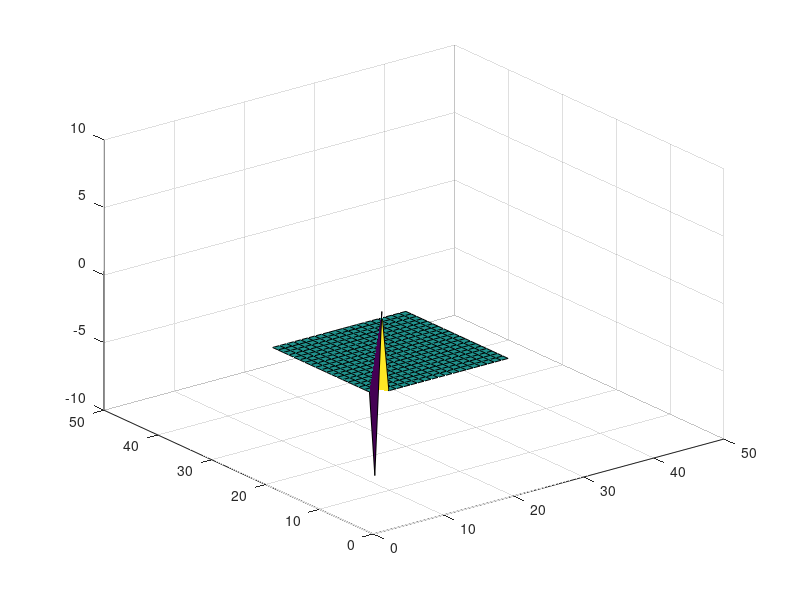

This figure's MATLAB source: (Note: this script raises an error after producing the figure.)




clear;
%clf;
clc;

% Constants
g = 9.81;
u0 = 0;
v0 = 0;
b = 0.1;
h0 = 5030;
damp=0.0;
force=5;
forcefreq=0.05;
k=2.5;
jloc=10;
% Define the x domain
ni = 20;
xmax = 10.0;
dx = xmax/(ni-1);
x = 0:dx:xmax;
dx=0.02;

% Define the y domain
nj = 20;

ymax = 10.0;
dy = ymax/(nj-1);
y = 0:dy:ymax;
dy=0.02

% Define the wavespeed
wavespeed = u0+sqrt(k);

% Define time-domain
dt = 10*(0.68*dx)/wavespeed;
tmax = 100;
%t = [0:dt:tdomain];
t = 1:dt:tmax;
nt=max(size(t));
courant = (wavespeed*dt)/dx;
c=0.04;
fpu=0.0;
nt=100000;
% Build empty u, v, b matrices
u = zeros(ni,nj,3);
v = zeros(ni,1);
tv = zeros(ni,1);
uh = zeros(ni,1);
vh = zeros(ni,1);

%u((ni+1)/2)=b;
ns=2+(ni/4);
nf=ni-(ni/4)-1;
%u(ni/2,nj/2,2)=5.0;
%u(1+ni/2,1+nj/2,2)=-5.0;
  for i = 2:ni-1
  for j = 2:nj-1
  % for i = ns:nf
%Y[m][prevT] = Y[m][curT] = 2.5*sech((double)(m - GRIDLENGTH/2)/5.)*
    %  Math.sin(m*10.*PI/(GRIDLENGTH-1));



        %u(i,2) = 5.0*2.5*sech((i-(ni/2))/5)*sin(i*10*pi/(ni-1));
       % u(i,j,2) = 2.5*sin((i)*1*pi/((ni)-1))*sin((j)*1*pi/((nj)-1));
       %u(i,2) = 2.5*sin((i-ns)*2*pi/((nf-ns)-1));
        u(i,j,1)=u(i,j,2);
  
end;
end;

u(ni,:,1)=0.0;
u(ni,:,2)=0.0;
u(ni,:,3)=0.0;
u(1,:,1)=0.0;
u(1,:,2)=0.0;
u(1,:,3)=0.0;
u(:,nj,1)=0.0;
u(:,nj,2)=0.0;
u(:,nj,3)=0.0;
u(:,1,1)=0.0;
u(:,1,2)=0.0;
u(:,1,3)=0.0; 



u(1,1,2)=-6;
u(1,2,2)=6;

h=surf(u(:,:,2));                  %Create initial surface return a handle for this graphic
axis([0 50 0 50 -10 10]);   %define axis and keep fixed 
hold on;                    %hold the graphics

%plot3d1(x,y,u(:,:,2),35,45,' ',ebox=[0 10 0 10 -6.0 6.0]);
u(1,1,2)=0;
u(1,2,2)=0;

%s=gce(); %the handle on the surface
%s.color_flag=1 ; %assign facet color according to Z value
%s.color_mode=-1;
%title("evolution of a 3d surface","fontsize",3)



drawnow;




%plot3d1(x,25,u(:,25),35,45,' ');
%plot2d(x,u(:,nj/2,1));




%drawnow();
% Employ Lax
%for n = 2:nt-1
    for n = 2:nt
   dt=0.1; 
   t=n*dt;

    ntt=2;
    %ntt=n;
 
 
  %Fermi, Pasta, Ulam Wave Equation
   for i = 2:ni-1
   for j = 2:nj-1 
       
   if  j>(nj/2) then
     c=0.005;
 else
     c=0.01;
 end   
            
  t1 = u(i+1,j,ntt) - u(i,j,ntt);
  t2 = u(i,j,ntt) - u(i-1,j,ntt);
  t3 = u(i,j+1,ntt) - u(i,j,ntt);
  t4 = u(i,j,ntt) - u(i,j-1,ntt);
   
    %u(i,j,ntt+1) = c*c*(dt/dx)*(dt/dx)*(u(i-1,j,ntt) - 4*u(i,j,ntt) + u(i,j-1,ntt)  + ...
    %  u(i+1,j,ntt) + u(i,j+1,ntt) +fpu*(t1*t1 - t2*t2+t3*t3-t4*t4)) - u(i,j,ntt-1) + 2*u(i,j,ntt) - ...
    %  damp*dt*(u(i,j,ntt) - u(i,j,ntt-1))+((i>(ni/2)-2) & (i<((ni/2)+2)) & (j>(nj/2)-2) & (j<((nj/2)+2)) )*force*(dt^2)*sin(forcefreq*n*pi);
  
  u(i,j,ntt+1) = c*c*(dt/dx)*(dt/dx)*(u(i-1,j,ntt) - 2*u(i,j,ntt)   + ...
      u(i+1,j,ntt)  +fpu*(t1*t1 - t2*t2)) - u(i,j,ntt-1) + 2*u(i,j,ntt) + ...
      c*c*(dt/dy)*(dt/dy)*(  u(i,j-1,ntt) - 2*u(i,j,ntt) + ...
       u(i,j+1,ntt) +fpu*(t3*t3-t4*t4))  - ...
      damp*dt*(u(i,j,ntt) - u(i,j,ntt-1))+((i>(ni/2)-2) & (i<((ni/2)+2)) & (j==jloc) )*force*(dt^2)*sin(forcefreq*n*pi);
  
 % if n>500 then
 %     force=0.0;
 %end;
  
      
      end;
  end;
          u(:,:,1)=u(:,:,2);
          u(:,:,2)=u(:,:,3);
                  
 
  % Define Boundary Conditions
  %u(1,:,n+1) = 2.5*u(2,:,n+1)-2*u(3,:,n+1)+0.5*u(4,:,n+1);
  %u(max(size(x)),:,n+1) = 2.5*u(ni-1,:,n+1)-2*u(ni-2,:,n+1)+0.5*u(ni-3,:,n+1);
  %u(:,1,n+1) = 2.5*u(:,2,n+1)-2*u(:,3,n+1)+0.5*u(:,4,n+1);
  %u(:,max(size(y)),n+1) = 2.5*u(:,nj-1,n+1)-2*u(:,nj-2,n+1)+0.5*u(:,nj-3,n+1);
% outfile=sprintf('out/outfile_%d.out',n);
%save(outfile,u,v);
 %realtime(i); %wait till date 0.1*i seconds
  %s.data.z = (sin((I(i)/10)*x)'*cos((I(i)/10)*y))';
%  s.data.y = u(:,25);
  %s.data = u(:,25);
  
     %  nname=sprintf('out/output%d.out',n);
     %fprintfMat(nname, u(:,:,ntt), "%lg");

  %s.data.z = u(:,:,ntt);
 
    pause(0.15);
    set(h,'ZData',u(:,:,ntt))                    %reset the z data for the grahics window with grahics handle h
    drawnow


end;
